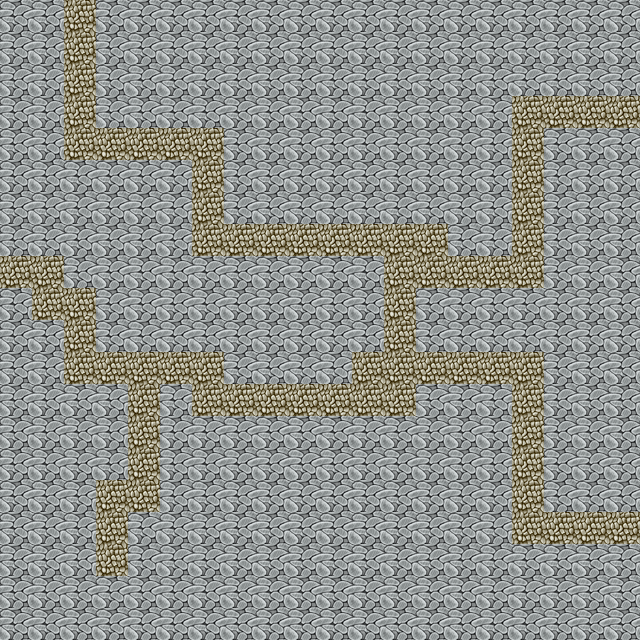

A 2D game scene composited from a Tiled map and its tileset images. What follows is a short description and the map's XML, with every tile layer's data as written:
An orthogonal 20x20 tile map with 32x32 px tiles, 1 tile layer (Tile Layer 1).

<map version="1.2" tiledversion="1.2.1" orientation="orthogonal" renderorder="right-down" width="20" height="20" tilewidth="32" tileheight="32" infinite="0" nextlayerid="2" nextobjectid="1">
 <tileset firstgid="1" name="rpgTiles" tilewidth="32" tileheight="32" tilecount="72" columns="9">
  <image source="tiles.png" width="288" height="256" />
 </tileset>
 <layer id="1" name="Tile Layer 1" width="20" height="20">
  <data encoding="csv">
23,23,19,23,23,23,23,23,23,23,23,23,23,23,23,23,23,23,23,23,
23,23,19,23,23,23,23,23,23,23,23,23,23,23,23,23,23,23,23,23,
23,23,19,23,23,23,23,23,23,23,23,23,23,23,23,23,23,23,23,23,
23,23,19,23,23,23,23,23,23,23,23,23,23,23,23,23,19,19,19,19,
23,23,19,19,19,19,19,23,23,23,23,23,23,23,23,23,19,23,23,23,
23,23,23,23,23,23,19,23,23,23,23,23,23,23,23,23,19,23,23,23,
23,23,23,23,23,23,19,23,23,23,23,23,23,23,23,23,19,23,23,23,
23,23,23,23,23,23,19,19,19,19,19,19,19,19,23,23,19,23,23,23,
19,19,23,23,23,23,23,23,23,23,23,23,19,19,19,19,19,23,23,23,
23,19,19,23,23,23,23,23,23,23,23,23,19,23,23,23,23,23,23,23,
23,23,19,23,23,23,23,23,23,23,23,23,19,23,23,23,23,23,23,23,
23,23,19,19,19,19,19,23,23,23,23,19,19,19,19,19,19,23,23,23,
23,23,23,23,19,23,19,19,19,19,19,19,19,23,23,23,19,23,23,23,
23,23,23,23,19,23,23,23,23,23,23,23,23,23,23,23,19,23,23,23,
23,23,23,23,19,23,23,23,23,23,23,23,23,23,23,23,19,23,23,23,
23,23,23,19,19,23,23,23,23,23,23,23,23,23,23,23,19,23,23,23,
23,23,23,19,23,23,23,23,23,23,23,23,23,23,23,23,19,19,19,19,
23,23,23,19,23,23,23,23,23,23,23,23,23,23,23,23,23,23,23,23,
23,23,23,23,23,23,23,23,23,23,23,23,23,23,23,23,23,23,23,23,
23,23,23,23,23,23,23,23,23,23,23,23,23,23,23,23,23,23,23,23
</data>
 </layer>
</map>
